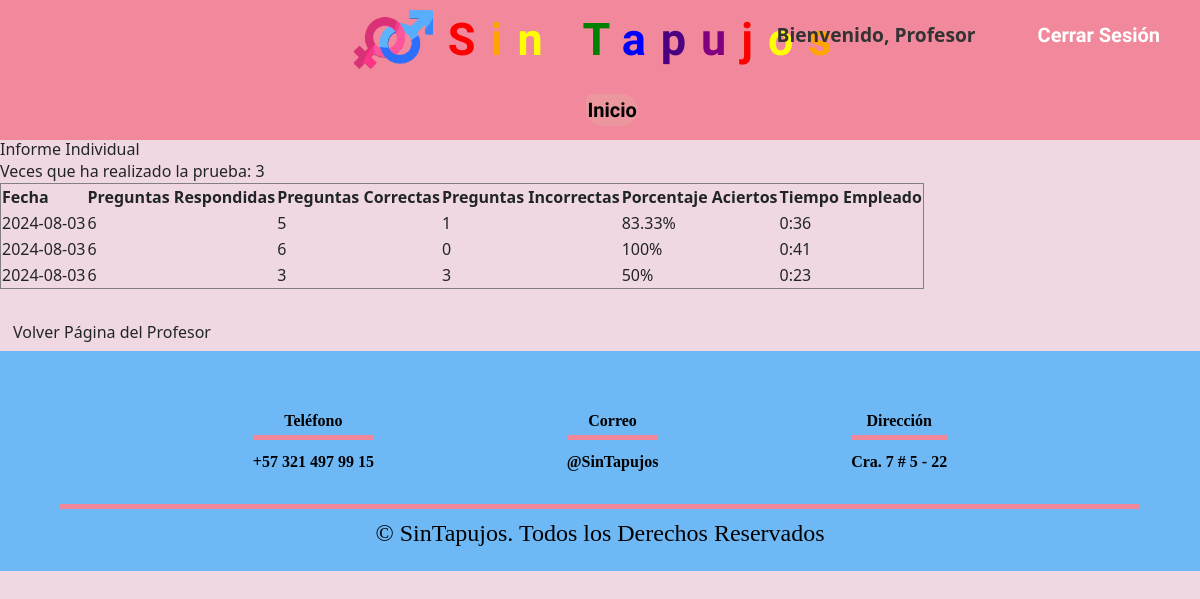
Page /informe_individual.php?identificacion=3333 on the committed database.
### tables this page shows
CREATE TABLE IF NOT EXISTS `resultados` (
  `id` int NOT NULL AUTO_INCREMENT,
  `identificacion` varchar(20) NOT NULL,
  `nombre` varchar(100) NOT NULL,
  `apellido` varchar(100) NOT NULL,
  `preguntas_respondidas` int NOT NULL,
  `preguntas_correctas` int NOT NULL,
  `tiempo_empleado` varchar(10) NOT NULL,
  `fecha` date NOT NULL,
  PRIMARY KEY (`id`),
  KEY `identificacion` (`identificacion`)
);

### informe_individual.php (the view, shortened to what this page needs)
<?php
require_once __DIR__ . '../db/conexion.php';
$identificacion = $_GET['identificacion'];
$sql_count = "SELECT COUNT(*) as veces_realizadas FROM resultados WHERE identificacion = ?";
$stmt_count = $conexion->prepare($sql_count);
$stmt_count->bind_param("s", $identificacion);
$stmt_count->execute();
$result_count = $stmt_count->get_result();
$row_count = $result_count->fetch_assoc();
$veces_realizadas = $row_count['veces_realizadas'];
$sql = "SELECT * FROM resultados WHERE identificacion = ? ORDER BY fecha DESC";
$stmt = $conexion->prepare($sql);
$stmt->bind_param("s", $identificacion);
$stmt->execute();
$result = $stmt->get_result();
?>
<!DOCTYPE html>
<html lang="es">
<head>
    <link href="https://stackpath.bootstrapcdn.com/bootstrap/4.5.2/css/bootstrap.min.css" rel="stylesheet">
    <link rel="stylesheet" href="https://cdn.jsdelivr.net/npm/@docsearch/css@3">
    <link href="css/bootstrap.min.css" rel="stylesheet">
    <link rel="stylesheet" href="css/reset.css">
    <link rel="stylesheet" href="css/styles.css">
</head>
<body>
    <header class="header">
        <div class="ini">
            <div id="logo"><img src="images/logo.png" alt="Logo"></div>
            <h1 id="title"><span style="color:red">S</span><span style="color:orange">i</span><span style="color:yellow">n </span><span style="color:green">T</span><span style="color:blue">a</span><span style="color:indigo">p</span><span style="color:purple">u</span><span style="color:red">j</span><span style="color:yellow">o</span><span style="color:orange">s</span></h1>
            <div id="welcome">
                <span id="welcome-message">Bienvenido, Profesor <?php echo $_SESSION['user_name']; ?></span>
                <a href="php/logout.php" class="btn-logout logout-link">Cerrar Sesión</a>
            </div>
        </div>
        <nav class="nav">
            <ul>
                <li class="btnmenu"><a href="index.html">Inicio</a></li>
            </ul>
        </nav>
    </header>
    <h1>Informe Individual</h1>
    <p>Veces que ha realizado la prueba: <?php echo $veces_realizadas; ?></p>
    <?php
    if ($result->num_rows > 0) {
        echo "<table border='1'>
                <tr>
                    <th>Fecha</th>
                    <th>Preguntas Respondidas</th>
                    <th>Preguntas Correctas</th>
                    <th>Preguntas Incorrectas</th>
                    <th>Porcentaje Aciertos</th>
                    <th>Tiempo Empleado</th>
                </tr>";
        while ($row = $result->fetch_assoc()) {
            $preguntas_respondidas = $row['preguntas_respondidas'];
            $preguntas_correctas = $row['preguntas_correctas'];
            $preguntas_incorrectas = $preguntas_respondidas - $preguntas_correctas;
            $porcentaje_aciertos = ($preguntas_correctas / $preguntas_respondidas) * 100;
            $tiempo_empleado = $row['tiempo_empleado'];
            echo "<tr>
                    <td>" . htmlspecialchars($row['fecha']) . "</td>
                    <td>" . $preguntas_respondidas . "</td>
                    <td>" . $preguntas_correctas . "</td>
                    <td>" . $preguntas_incorrectas . "</td>
                    <td>" . round($porcentaje_aciertos, 2) . "%</td>
                    <td>" . $tiempo_empleado . "</td>
                  </tr>";
        }
        echo "</table>";
    } else {
        echo "<p>No se encontraron resultados para el usuario.</p>";
    }
    ?>
    <br>
    <a href="index_profesor.php" class="btn">Volver Página del Profesor</a>
    <footer id="foo">
        <div class="contenedor-footer">
            <div class="content-foo">
                <h4>Teléfono</h4>
                <p>+57 321 497 99 15</p>
            </div>
            <div class="content-foo">
                <h4>Correo</h4>
                <p>@SinTapujos</p>
            </div>
            <div class="content-foo">
                <h4>Dirección</h4>
                <p>Cra. 7 # 5 - 22</p>
            </div>
        </div>
        <h2 class="titulo-final">&copy; SinTapujos. Todos los Derechos Reservados</h2>
    </footer>
</body>
</html>

### css/styles.css (style rules this page uses)
body { background-size: cover; background-color:#f0d8e3; }
.header { background-color: #f1889b; height: 140px; display: flex; flex-direction: column; position: relative; }
.ini { display: flex; align-items: center; justify-content: center; position: relative; width: 100%; padding: 10px 0; }
#welcome { position: absolute; right: 20px; top: 10px; display: flex; align-items: center; gap: 10px; }
#welcome-message { color: #333; font-size: 1.2rem; font-weight: bold; }
#logo img { max-height: 60px; margin-right: 15px; }
#title { font-size: 45px; font-family: "Edu AU VIC WA NT Hand", cursive; font-weight: bold; letter-spacing: 15px; }
.nav { display: flex; align-items: center; justify-content: center; width: 100%; height: 60px; background-color: transparent; }
ul { display: flex; align-items: center; justify-content: space-evenly; width: 100%; }
li { display: inline; padding: 10px; margin-left: 2px; border-radius: 15px 50px 50px 50px; }
.btnmenu { background-color: hsla(47, 32%, 75%, 0.2); color: white; padding: 1px; }
a { text-decoration: none; color: #000000; font-size: 20px; font-family: "Edu AU VIC WA NT Hand", cursive; font-weight: bold; }
.btn-logout { display: inline-block; margin-left: 2rem; padding: 10px 20px; background-color:0; color: white; text-decoration: none; border-radius: 5px; font-weight: bold; }
footer { background: #6eb8f5; padding: 60px 0 30px 0; height: 220px; }
.contenedor-footer { display: flex; width: 90%; justify-content: space-evenly; margin: auto; padding-bottom: 30px; border-bottom: 5px solid #f1889b; }
.content-foo { text-align: center; }
.content-foo h4 { color: #000000; font-family: cursive; font-weight: bold; border-bottom: 5px solid #f1889b; padding-bottom: 5px; margin-bottom: 10px; }
.content-foo p { color: #000000; font-family:cursive; font-weight:bold; }
.titulo-final { text-align: center; font-family:cursive; font-size: 24px; margin: 10px 0 0 0; color: #000000; }

### rows in the picture
resultados: fecha "2024-08-03", preguntas_respondidas "6", preguntas_correctas "5", preguntas_incorrectas "1", porcentaje_aciertos "83.33", tiempo_empleado "0:36"
resultados: fecha "2024-08-03", preguntas_respondidas "6", preguntas_correctas "6", preguntas_incorrectas "0", porcentaje_aciertos "100", tiempo_empleado "0:41"
resultados: fecha "2024-08-03", preguntas_respondidas "6", preguntas_correctas "3", porcentaje_aciertos "50", tiempo_empleado "0:23"

### other values in the picture
$veces_realizadas "3"
